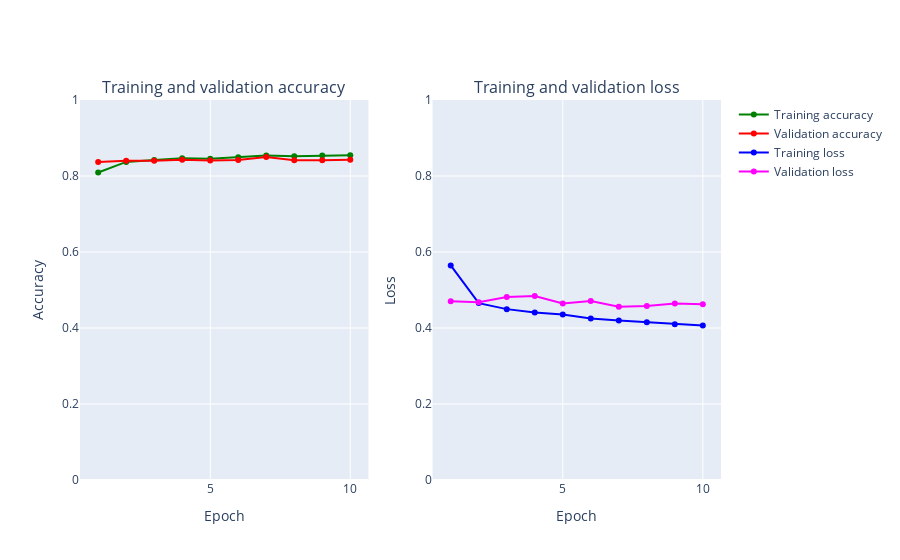

Here is the notebook cell this chart was saved with:
### Markdown cell above
## CNN (stupid baseline)

### Code cell
from tensorflow.keras.layers import Conv2D,Flatten
from numpy import mean
from numpy import std
from matplotlib import pyplot
from sklearn.model_selection import KFold
from keras.utils import to_categorical
from keras.models import Sequential
from keras.layers import Conv2D
from keras.layers import MaxPooling2D
from keras.layers import Dense
from keras.layers import Flatten
from keras.optimizers import SGD
from keras.layers import Dropout
from keras.layers import BatchNormalization
from keras.layers import Activation
from keras.layers import LeakyReLU
epochs = 15
num_classes = 10
seed = np.random.seed(1)

print('before',X_train.shape,X_test.shape)
print('before',y_train.shape,y_test.shape)
X_train = X_train.reshape((X_train.shape[0], 28, 28, 1))
X_test = X_test.reshape((X_test.shape[0], 28, 28, 1))
X_val = X_val.reshape((X_val.shape[0], 28, 28, 1))

y_test_label = y_test
y_train = to_categorical(y_train)
y_test = to_categorical(y_test)
y_val = to_categorical(y_val)
print('after',X_train.shape,X_test.shape)
print('after',y_train.shape,y_test.shape)




fashion_model = Sequential()
fashion_model.add(Conv2D(32, kernel_size=(3, 3),activation='linear',input_shape=(28,28,1)))
fashion_model.add(Conv2D(64, (3, 3), activation='linear'))
fashion_model.add(Flatten())
fashion_model.add(Dense(128, activation='linear'))
fashion_model.add(Dense(num_classes, activation='softmax'))

fashion_model.compile(loss='categorical_crossentropy', optimizer=keras.optimizers.Adam(),metrics=['accuracy'])
fashion_model.summary()

h_callback = fashion_model.fit(X_train, y_train, epochs = 10,
               validation_data=(X_val, y_val))

# Plot train vs test loss during training 
plot_accuracy_and_loss(h_callback)

### Figure 1 — Plotly figure (JSON) as saved in the notebook; plotly's stock layout.template omitted (floating-point values rounded to 4 significant figures)
{"data": [{"marker": {"color": "Green"}, "mode": "markers+lines", "name": "Training accuracy", "text": ["1", "2", "3", "4", "5", "6", "7", "8", "9", "10"], "type": "scatter", "x": [1, 2, 3, 4, 5, 6, 7, 8, 9, 10], "xaxis": "x", "y": [0.8093, 0.8371, 0.842, 0.8466, 0.8456, 0.8496, 0.8539, 0.8522, 0.854, 0.8549], "yaxis": "y"}, {"marker": {"color": "Red"}, "mode": "markers+lines", "name": "Validation accuracy", "text": ["1", "2", "3", "4", "5", "6", "7", "8", "9", "10"], "type": "scatter", "x": [1, 2, 3, 4, 5, 6, 7, 8, 9, 10], "xaxis": "x", "y": [0.8371, 0.8403, 0.8402, 0.8426, 0.8406, 0.8421, 0.8499, 0.8413, 0.8414, 0.8425], "yaxis": "y"}, {"marker": {"color": "Blue"}, "mode": "markers+lines", "name": "Training loss", "text": ["1", "2", "3", "4", "5", "6", "7", "8", "9", "10"], "type": "scatter", "x": [1, 2, 3, 4, 5, 6, 7, 8, 9, 10], "xaxis": "x2", "y": [0.5647, 0.4655, 0.4497, 0.4405, 0.4353, 0.4248, 0.4195, 0.415, 0.4097, 0.4064], "yaxis": "y2"}, {"marker": {"color": "Magenta"}, "mode": "markers+lines", "name": "Validation loss", "text": ["1", "2", "3", "4", "5", "6", "7", "8", "9", "10"], "type": "scatter", "x": [1, 2, 3, 4, 5, 6, 7, 8, 9, 10], "xaxis": "x2", "y": [0.4701, 0.468, 0.4819, 0.4839, 0.4646, 0.4711, 0.4557, 0.4576, 0.4647, 0.4627], "yaxis": "y2"}], "layout": {"annotations": [{"font": {"size": 16}, "showarrow": false, "text": "Training and validation accuracy", "x": 0.225, "xanchor": "center", "xref": "paper", "y": 1, "yanchor": "bottom", "yref": "paper"}, {"font": {"size": 16}, "showarrow": false, "text": "Training and validation loss", "x": 0.775, "xanchor": "center", "xref": "paper", "y": 1, "yanchor": "bottom", "yref": "paper"}], "xaxis": {"anchor": "y", "domain": [0, 0.45], "title": {"text": "Epoch"}}, "xaxis2": {"anchor": "y2", "domain": [0.55, 1], "title": {"text": "Epoch"}}, "yaxis": {"anchor": "x", "domain": [0, 1], "range": [0, 1], "title": {"text": "Accuracy"}}, "yaxis2": {"anchor": "x2", "domain": [0, 1], "range": [0, 1], "title": {"text": "Loss"}}}}
